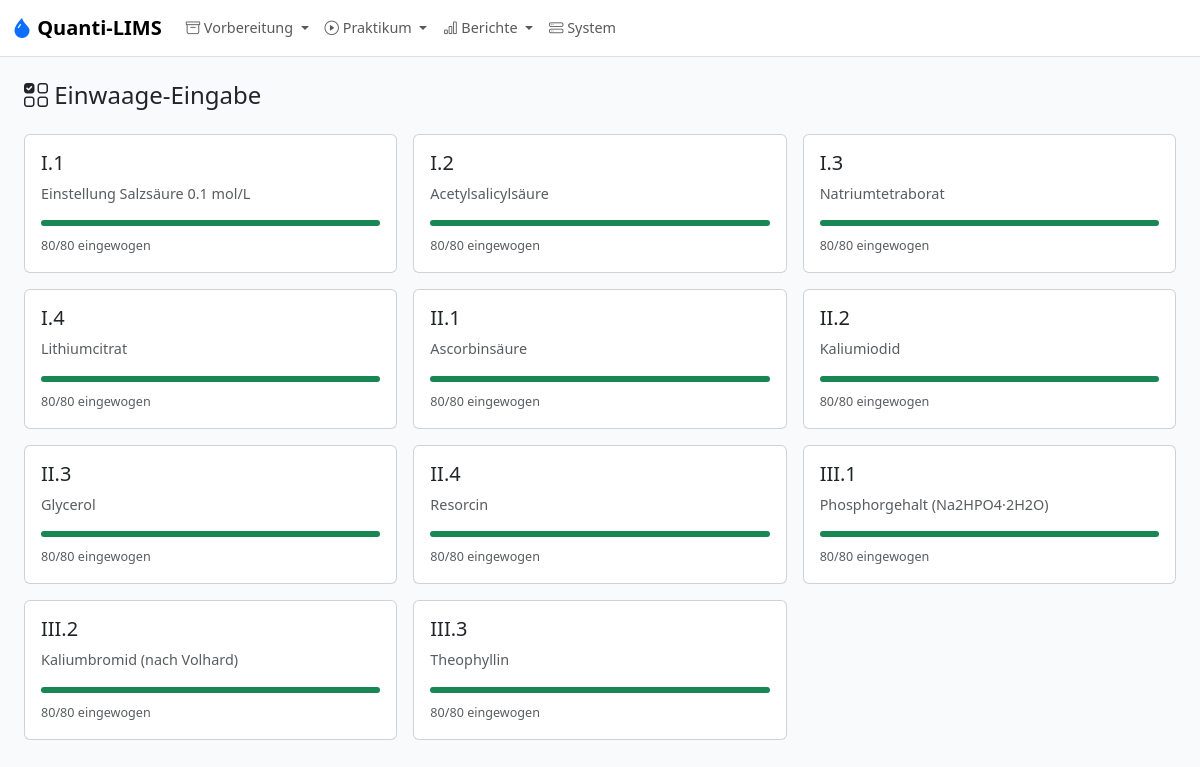
/ta/weighing, run on an earlier commit of the app's database.
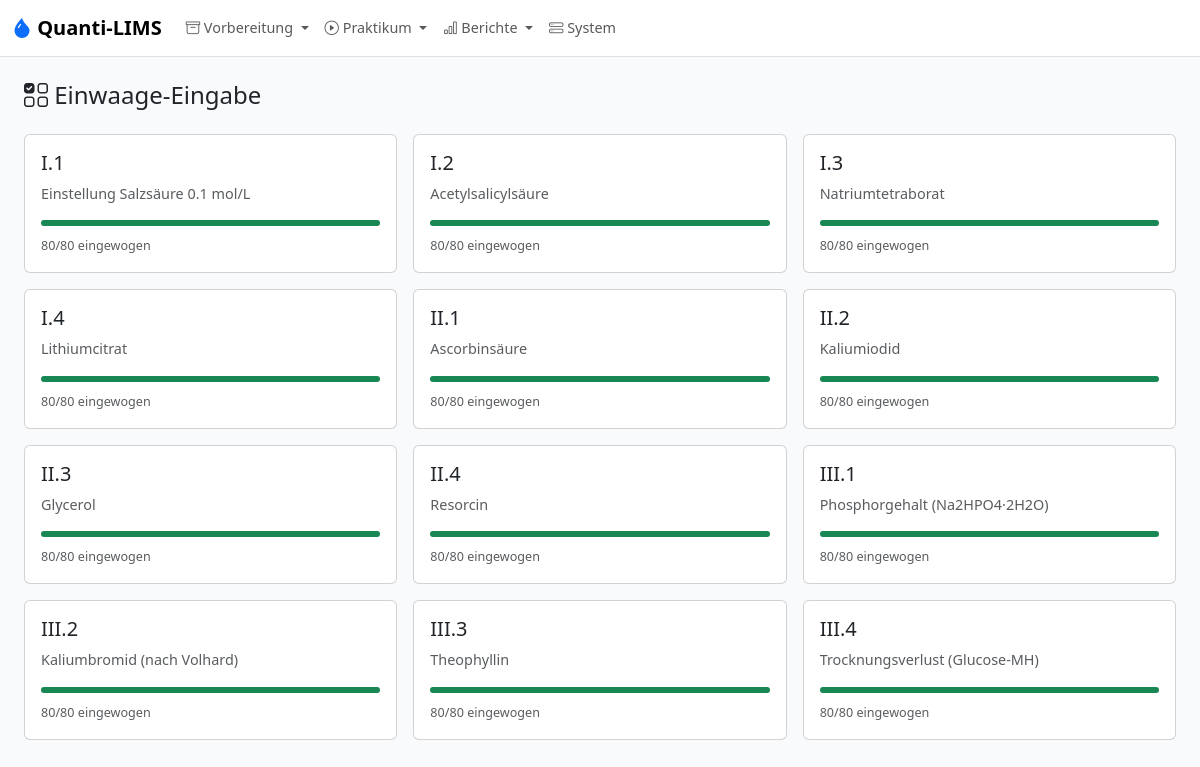
And on a later commit of the database.
### models.py (models this page shows, shortened)
class SampleBatch(db.Model):
    __tablename__ = "sample_batch"
    id = db.Column(db.Integer, primary_key=True)
    semester_id = db.Column(db.Integer, db.ForeignKey("semester.id"), nullable=False)
    analysis_id = db.Column(db.Integer, db.ForeignKey("analysis.id"), nullable=False)
    substance_lot_id = db.Column(db.Integer, db.ForeignKey("substance_lot.id"))
    blend_description = db.Column(db.String(500))
    gehalt_min_pct = db.Column(db.Float)
    n_extra_determinations = db.Column(db.Integer, nullable=False, default=1)
    mortar_loss_factor = db.Column(db.Float, nullable=False, default=1.1)
    target_m_s_min_g = db.Column(db.Float)
    target_m_ges_g = db.Column(db.Float)
    target_v_min_ml = db.Column(db.Float)
    target_v_max_ml = db.Column(db.Float)
    dilution_factor = db.Column(db.Float)
    dilution_solvent = db.Column(db.String(120))
    dilution_notes = db.Column(db.Text)
    titer = db.Column(db.Float, nullable=False, default=1.000)
    titer_source = db.Column(db.String(40), nullable=False, default="manual")
    titer_source_date = db.Column(db.String(20))
    titer_source_operator = db.Column(db.String(100))
    total_samples_prepared = db.Column(db.Integer, nullable=False)
    preparation_date = db.Column(db.String(20))
    prepared_by = db.Column(db.String(100))
    notes = db.Column(db.Text)
    safety_factor = db.Column(db.Float, nullable=False, default=1.2)
    position = db.Column(db.Integer, nullable=False, default=0)
    semester = db.relationship("Semester", back_populates="batches")
    analysis = db.relationship("Analysis", back_populates="batches")
    substance_lot = db.relationship("SubstanceLot", back_populates="batches")
    samples = db.relationship("Sample", back_populates="batch", order_by="Sample.running_number")
    __table_args__ = (db.UniqueConstraint("semester_id", "analysis_id"),)

class Analysis(db.Model):
    __tablename__ = "analysis"
    id = db.Column(db.Integer, primary_key=True)
    block_id = db.Column(db.Integer, db.ForeignKey("block.id"), nullable=False)
    code = db.Column(db.String(10), unique=True, nullable=False)
    ordinal = db.Column(db.Integer, nullable=False)
    name = db.Column(db.String(200), nullable=False)
    substance_id = db.Column(db.Integer, db.ForeignKey("substance.id"), nullable=False)
    k_determinations = db.Column(db.Integer, nullable=False, default=3)
    result_unit = db.Column(db.String(20), nullable=False, default="%")
    result_label = db.Column(db.String(50), nullable=False, default="Gehalt")
    calculation_mode = db.Column(db.String(50), nullable=False, default=MODE_ASSAY_MASS_BASED)
    e_ab_g = db.Column(db.Float)
    g_ab_min_pct = db.Column(db.Float)
    g_ab_max_pct = db.Column(db.Float)
    source_reference = db.Column(db.String(255))
    tolerance_override_min_pct = db.Column(db.Float)
    tolerance_override_max_pct = db.Column(db.Float)
    notes = db.Column(db.Text)
    m_einwaage_min_mg = db.Column(db.Float, nullable=True)  # Min TA weighing mass (mass_determination mode, mg)
    m_einwaage_max_mg = db.Column(db.Float, nullable=True)  # Max TA weighing mass (mass_determination mode, mg)
    reported_molar_mass_gmol = db.Column(db.Float, nullable=True)
    reported_stoichiometry = db.Column(db.Float, nullable=True)
    n_crystal_water = db.Column(db.Integer, nullable=True)  # For loss_on_drying mode
    block = db.relationship("Block", back_populates="analyses")
    substance = db.relationship("Substance", back_populates="analyses")
    method = db.relationship("Method", back_populates="analysis", uselist=False)
    batches = db.relationship("SampleBatch", back_populates="analysis")

### app.py (the view)
    @app.route("/ta/weighing")
    def ta_weighing():
        sem = active_semester()
        batches = SampleBatch.query.filter_by(semester_id=sem.id).all() if sem else []
        return render_template("ta/weighing_select.html", batches=batches, semester=sem)

### calculation_modes.py (called while the page is built)
def resolve_mode(mode: str | None) -> str:
    if mode in {MODE_ASSAY_MASS_BASED, MODE_TITRANT_STANDARDIZATION,
                MODE_MASS_DETERMINATION, MODE_LOSS_ON_DRYING}:
        return mode
    return MODE_ASSAY_MASS_BASED

### models.py (called while the page is built)
    @property
    def is_weighed(self) -> bool:
        mode = resolve_mode(self.batch.analysis.calculation_mode if self.batch and self.batch.analysis else None)
        if mode == MODE_TITRANT_STANDARDIZATION:
            return self.m_ges_actual_g is not None
        if mode == MODE_MASS_DETERMINATION:
            return self.m_s_actual_g is not None
        return self.m_s_actual_g is not None and self.m_ges_actual_g is not None

### templates/ta/weighing_select.html (shortened to what this page needs)
{% extends "base.html" %}
{% block content %}
<h4 class="mb-4"><i class="bi bi-ui-checks-grid"></i> Einwaage-Eingabe</h4>
{% if not batches %}
<div class="alert alert-info">Keine Probenansätze im aktiven Semester vorhanden.</div>
{% else %}
<div class="row g-3">
{% for b in batches %}
{% set weighed = b.samples | selectattr('is_weighed') | list | length %}
{% set pct = (weighed / b.samples|length * 100)|round(0)|int if b.samples|length > 0 else 0 %}
<div class="col-md-4">
  <a href="{{ url_for('ta_weighing_batch', batch_id=b.id) }}" class="card text-decoration-none h-100 hover-card">
    <div class="card-body">
      <h5 class="card-title">{{ b.analysis.code }}</h5>
      <p class="card-text text-body-secondary">{{ b.analysis.name }}</p>
      <div class="progress mb-2" style="height: 6px">
        <div class="progress-bar {% if pct == 100 %}bg-success{% else %}bg-primary{% endif %}" style="width:{{ pct }}%"></div>
      </div>
      <small class="text-body-secondary">{{ weighed }}/{{ b.samples|length }} eingewogen</small>
    </div>
  </a>
</div>
{% endfor %}
</div>
{% endif %}
{% endblock %}

What changed in the data, as far as the page shows it:
added SampleBatch: analysis.code "III.4", analysis.name "Trocknungsverlust (Glucose-MH)", {{ pct }} 100 (drawn), total_samples_prepared "80", samples|length "80"
